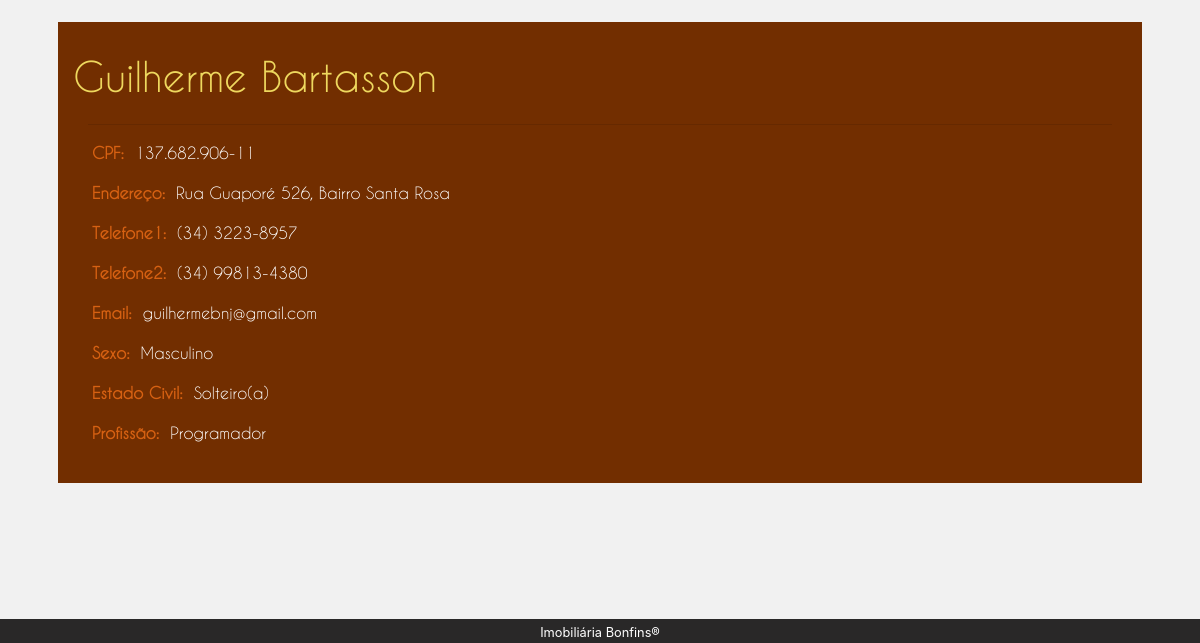
The app's page /administrativo/listagemCliente.php (lower part), older data.
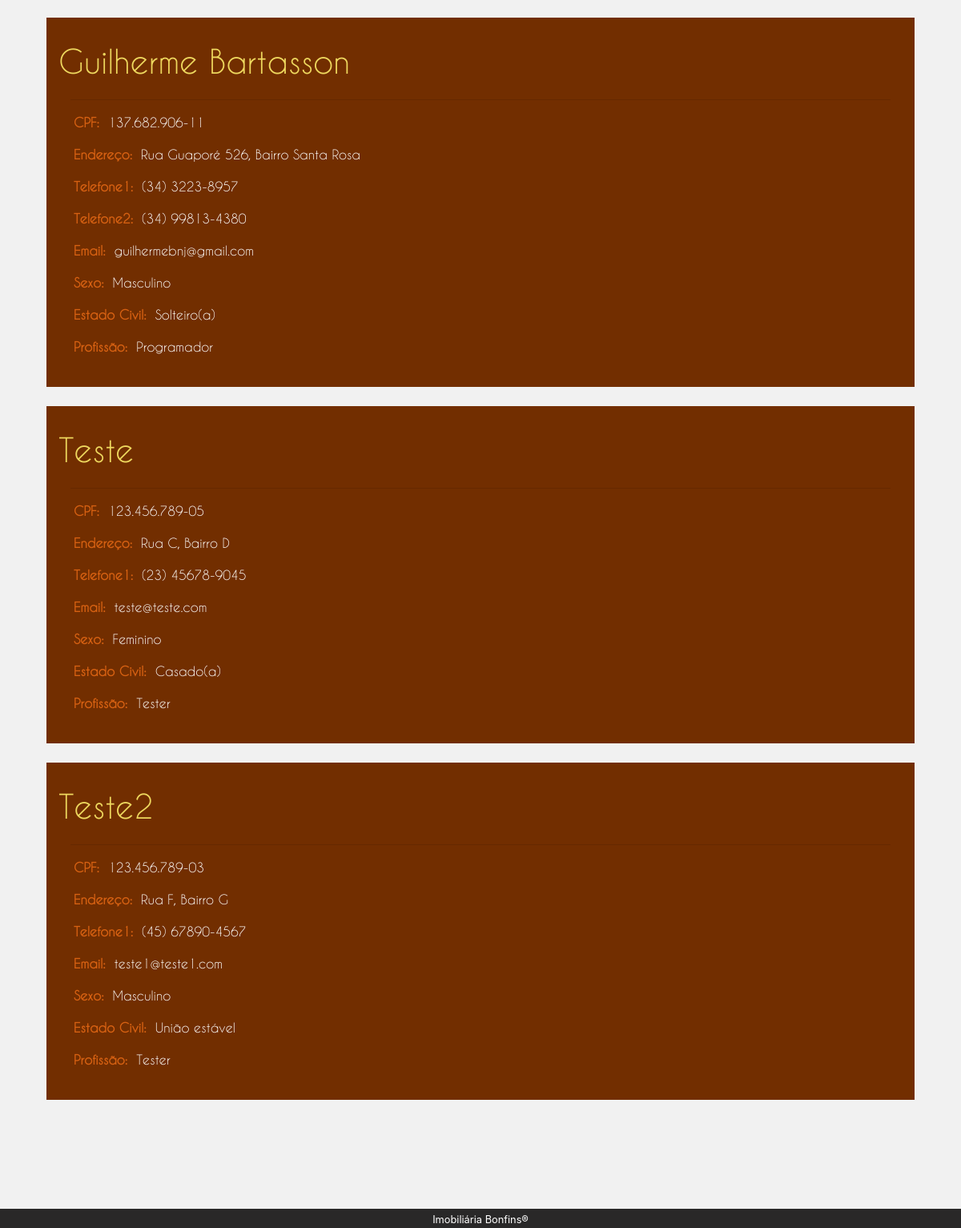
The same page, newer data.
### tables this page shows
CREATE TABLE `cliente` (
  `ID` int(4) UNSIGNED NOT NULL,
  `Nome` varchar(100) NOT NULL,
  `Cpf` varchar(14) NOT NULL,
  `Endereco` varchar(150) NOT NULL,
  `Email` varchar(60) NOT NULL,
  `Sexo` char(1) NOT NULL,
  `EstadoCivil` int(1) UNSIGNED NOT NULL,
  `Profissao` varchar(100) NOT NULL
);

CREATE TABLE `estadoCivil` (
  `ID` int(4) UNSIGNED NOT NULL,
  `Nome` varchar(30) NOT NULL
);

### php/cliente.php (called while the page is built, shortened)
<?php
    function getClientes($conn) {
        $array_clientes = null;
        $sql = "SELECT
                    c.ID,
                    c.Nome,
                    c.Cpf,
                    c.Endereco,
                    c.Email,
                    c.Sexo,
                    e.Nome as EstadoCivil,
                    c.Profissao
                FROM
                    cliente as c,
                    estadoCivil as e
                WHERE
                    c.EstadoCivil = e.ID";
        $result = $conn->query($sql);
        if ($result->num_rows > 0) {
            while ($row = $result->fetch_assoc()) {
                $cliente = new Cliente();
                $cliente->id            = $row["ID"];
                $cliente->nome          = $row["Nome"];
                $cliente->cpf           = $row["Cpf"];
                $cliente->endereco      = $row["Endereco"];
                $cliente->email         = $row["Email"];
                if ($row["Sexo"] == "m")
                    $cliente->sexo      = "Masculino";
                if ($row["Sexo"] == "f")
                    $cliente->sexo      = "Feminino";
                $cliente->estadoCivil   = $row["EstadoCivil"];
                $cliente->profissao     = $row["Profissao"];
                $array_clientes[] = $cliente;
            }
        }
        return $array_clientes;
    }
?>

### administrativo/listagemCliente.php (the view, shortened to what this page needs)
<!DOCTYPE html>
<html lang="pt-br">
    <head>
        <link rel="stylesheet" href="../css/bootstrap.css">
        <link rel="stylesheet" href="css/administrativo.css">
        <link rel="stylesheet" href="css/listagem.css">
    </head>
    <body>
        <section>
            <div class="col-sm-12">
                <div class="row">
                    <div class="col-sm-12 px-0">
                        <div id="listagemContainer" class="px-0">
                            <div class="container px-0">
                                <div class="jumbotron px-2">
                                    <div id="admContainer">
                                        <?php
                                            require "../php/conexaoMysql.php";
                                            require "../php/cliente.php";
                                            $arrayClientes = null;
                                            $telefones = null;
                                            try {
                                                $arrayClientes = getClientes($conn);
                                            } catch (Exception $e) {
                                                $msgErro = $e->getMessage();
                                                echo $msgErro;
                                            }
                                            if ($arrayClientes != null) {
                                                foreach ($arrayClientes as $cliente) {
                                                    $counterTelefone = 1;
                                                    $sql = "SELECT Numero FROM telefone WHERE PessoaID = $cliente->id AND TipoPessoa = 1";
                                                    $result = $conn->query($sql);
                                                    if ($result->num_rows > 0) {
                                                        while ($row = $result->fetch_assoc()) {
                                                            $telefones[] = $row["Numero"];
                                                        }
                                                    }
                                                    echo "
                                                        <div class='row pt-4'>
                                                            <div class='container'>
                                                                <div class='col-sm-12 admBox'>
                                                                    <div class='row'>
                                                                        <h1>$cliente->nome</h1>
                                                                    </div>
                                                                    <hr>
                                                                    <div class='row mt-2 ml-1'>
                                                                        <label for='cpf'>
                                                                            <strong>CPF:&nbsp&nbsp</strong>
                                                                        </label>
                                                                        <span name='cpf'>$cliente->cpf</span>
                                                                    </div>
                                                                    <div class='row mt-2 ml-1'>
                                                                        <label for='endereco'>
                                                                            <strong>Endereço:&nbsp&nbsp</strong>
                                                                        </label>
                                                                        <span name='endereco'>$cliente->endereco</span>
                                                                    </div>";
                                                    for ($x = 0; $x < count($telefones); $x++) {
                                                        echo "
                                                            <div class='row mt-2 ml-1'>
                                                                <label for='telefone$counterTelefone'>
                                                                    <strong>Telefone$counterTelefone:&nbsp&nbsp</strong>
                                                                </label>
                                                                <span name='telefone$counterTelefone'>$telefones[$x]</span>
                                                            </div>";
                                                        $counterTelefone++;
                                                    }
                                                    echo "
                                                                    <div class='row mt-2 ml-1'>
                                                                        <label for='email'>
                                                                            <strong>Email:&nbsp&nbsp</strong>
                                                                        </label>
                                                                        <span name='email'>$cliente->email</span>
                                                                    </div>
                                                                    <div class='row mt-2 ml-1'>
                                                                        <label for='sexo'>
                                                                            <strong>Sexo:&nbsp&nbsp</strong>
                                                                        </label>
                                                                        <span name='sexo'>$cliente->sexo</span>
                                                                    </div>
                                                                    <div class='row mt-2 ml-1'>
                                                                        <label for='estadoCivil'>
                                                                            <strong>Estado Civil:&nbsp&nbsp</strong>
                                                                        </label>
                                                                        <span name='estadoCivil'>$cliente->estadoCivil</span>
                                                                    </div>
                                                                    <div class='row mt-2 ml-1'>
                                                                        <label for='profissao'>
                                                                            <strong>Profissão:&nbsp&nbsp</strong>
                                                                        </label>
                                                                        <span name='profissao'>$cliente->profissao</span>
                                                                    </div>
                                                                </div>
                                                            </div>
                                                        </div>";
                                                    $telefones = null;
                                                }
                                            }
                                        ?>
                                    </div>
                                </div>
                            </div>
                        </div>
                    </div>
                </div>
                <div class="row">
                    <div class="col-sm-12 p-0">
                        <footer class="text-center p-0" id=footer>
                            <small>Imobiliária Bonfins<span>&reg</span></small>
                        </footer>
                    </div>
                </div>
            </div>
        </section>
    </body>
</html>

### administrativo/css/administrativo.css (style rules this page uses)
body { background: rgb(41, 40, 40); height: 96vh; }
#admContainer { padding: 20px; padding-top: 0; background-color: #f1f1f1; min-height: 82.3vh; }
.jumbotron { background-color: inherit !important; font-family: 'Caviar Dreams' !important; }
.jumbotron h1 { font-size: 5rem; }
footer { padding: 20px; background-color: rgb(41, 40, 40); color: white; }

### administrativo/css/listagem.css (style rules this page uses)
#listagemContainer { padding: 20px; background-color: #f1f1f1; min-height: 82.3vh; }
.admBox { background: rgb(114, 46, 0); padding: 30px; color: white; }
.admBox h1 { font-size: 2.5rem !important; color: rgb(238, 216, 94); }
label { color: rgb(214, 97, 18); }

Row changes from the older to the newer data that the page shows:
added cliente: Nome "Teste", Cpf "123.456.789-05", Endereco "Rua C, Bairro D", x "(23) 45678-9045", Email "teste@teste.com", sexo "Feminino", estadocivil.Nome "Casado(a)", Profissao "Tester"
added cliente: Nome "Teste2", Cpf "123.456.789-03", Endereco "Rua F, Bairro G", x "(45) 67890-4567", Email "teste1@teste1.com", sexo "Masculino", estadocivil.Nome "União estável", Profissao "Tester"
